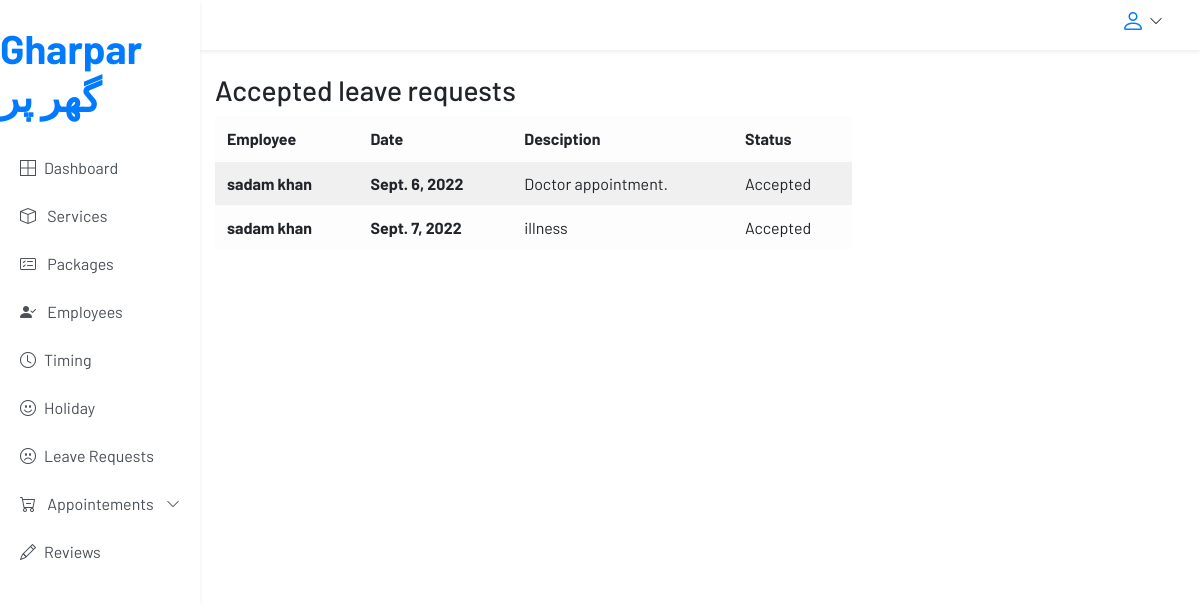
The page /leaves/ (signed in) on the database its author committed.
### accounts/models.py (models this page shows, shortened)
class Holiday(models.Model):
    uuid = models.UUIDField(default=uuid.uuid4, editable=False,null=True, blank=True)
    CHOICES= (
        ('Accepted', 'Accepted'),
        ('Rejected', 'Rejected'),
        ('Pending', 'Pending'),
        )
    created_by = models.ForeignKey(
        User, related_name='Holiday', null=True, blank=True,on_delete=models.SET_NULL)
    date = models.DateField()
    holiday = models.BooleanField(default=False, null=True, blank=True)
    description = models.TextField(null=True, blank=True)
    accepted = models.CharField(choices=CHOICES,default='Pending', max_length=100,null=True, blank=True)
    image = models.ImageField(upload_to="holiday_pictures", blank=True, null=True)

class User(AbstractUser):
    username = None
    email = models.EmailField(unique=True, blank=False,
                              error_messages={
                                  'unique': "A user with that email already exists.",
                              })
    image = models.ImageField(
        upload_to='profile_pictures', null=True, blank=True)
    USERNAME_FIELD = "email"
    REQUIRED_FIELDS = ['first_name', 'last_name']
    is_employee = models.BooleanField(default=False)
    objects = UserManager()

### core/views.py (the view)
# urls.py: path('leaves/',leave_request, name='leaves'),
def leave_request(request):
    today = datetime.datetime.today()
    last_30_days = datetime.datetime.now() - datetime.timedelta(days=30)
    leaves = Holiday.objects.filter(
        holiday=False, accepted='Pending', date__gte=today)
    rejected = Holiday.objects.filter(
        holiday=False, accepted='Rejected', date__gte=last_30_days)
    accepted = Holiday.objects.filter(
        holiday=False, accepted='Accepted', date__gte=last_30_days)
    pending = Holiday.objects.filter(
        holiday=False, accepted='Pending', date__gte=last_30_days)
    context = {'holidays': leaves,
               'accepted': accepted,
               'rejected': rejected,
               }
    return render(request, 'admin/leave.html', context)

### templates/admin/leave.html (shortened to what this page needs)
{% extends "partials/base.html" %} {% load static %} {% block content %}
<main class="container-fluid">
            <section class="row">
      <div class="col-md-6 col-lg-8">
      {% if request.user.is_superuser %}
      {% if accepted %}
      <h3>Accepted leave requests</h3>
      <table class="table table-striped table-light table-hover w-100">
          <thead>
            <tr>
              <th>Employee</th>
              <th>Date</th>
              <th>Desciption</th>
              <th>Status</th>
            </tr>
          </thead>
          <tbody>
            {% for holiday in accepted %}
            <tr>
              <td class="font-weight-bold">{{holiday.created_by.first_name}} {{holiday.created_by.last_name}}</td>
              <td class="font-weight-bold">{{holiday.date}}<br></td>
              <td >{{holiday.description}}</td>
              <td>{{holiday.accepted}}</td>
            </tr>
            {% endfor %}
          </tbody>
      </table>
      {% endif %}
      {% endif %}
      </div>
            </section>
</main>
{% endblock %}

### static/css/admin_style.css (style rules this page uses)
body { font-family: 'Barlow', sans-serif; }

### rows shown on the page
Holiday: created_by.first_name "sadam", created_by.last_name "khan", date "Sept. 6, 2022", description "Doctor appointment.", accepted "Accepted"
Holiday: created_by.first_name "sadam", created_by.last_name "khan", date "Sept. 7, 2022", description "illness", accepted "Accepted"
